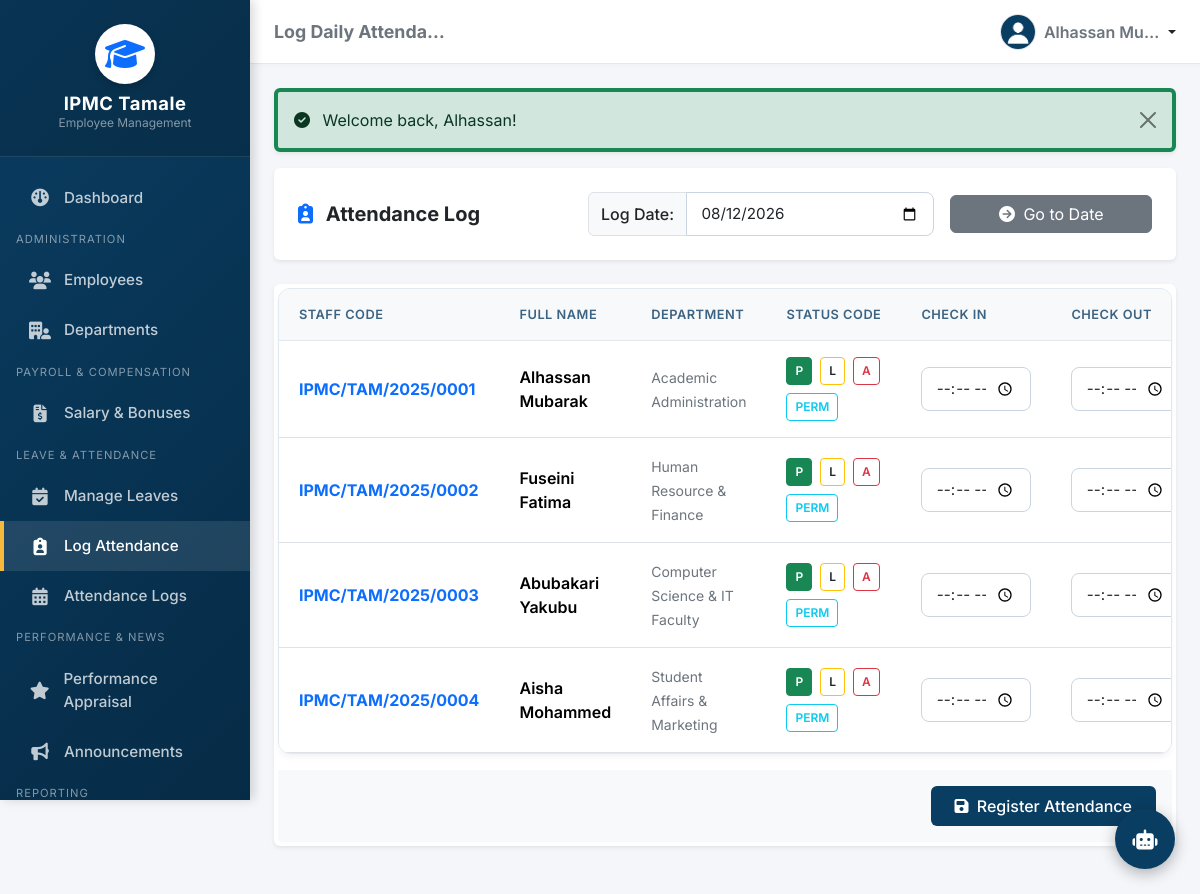
Page /attendance.php (signed in) on the committed database.
### tables this page shows
CREATE TABLE IF NOT EXISTS `employees` (
    `id` INT AUTO_INCREMENT PRIMARY KEY,
    `employee_id` VARCHAR(50) NOT NULL UNIQUE,  
    `first_name` VARCHAR(50) NOT NULL,
    `last_name` VARCHAR(50) NOT NULL,
    `email` VARCHAR(100) NOT NULL UNIQUE,
    `password_hash` VARCHAR(255) NOT NULL,
    `role` ENUM('Admin', 'HR', 'Employee') NOT NULL DEFAULT 'Employee',
    `staff_type` ENUM('Academic', 'Non-Academic') NOT NULL DEFAULT 'Non-Academic',
    `gender` ENUM('Male', 'Female', 'Other') NOT NULL,
    `phone` VARCHAR(20) DEFAULT NULL,
    `department_id` INT DEFAULT NULL,
    `designation` VARCHAR(100) DEFAULT NULL,
    `joining_date` DATE NOT NULL,
    `photo` VARCHAR(255) DEFAULT NULL,  
    `status` ENUM('Active', 'Inactive') NOT NULL DEFAULT 'Active',
    `created_at` TIMESTAMP DEFAULT CURRENT_TIMESTAMP,
    `updated_at` TIMESTAMP DEFAULT CURRENT_TIMESTAMP ON UPDATE CURRENT_TIMESTAMP,
    FOREIGN KEY (`department_id`) REFERENCES `departments` (`id`) ON DELETE SET NULL
);

CREATE TABLE IF NOT EXISTS `departments` (
    `id` INT AUTO_INCREMENT PRIMARY KEY,
    `name` VARCHAR(100) NOT NULL UNIQUE,
    `code` VARCHAR(20) NOT NULL UNIQUE,
    `description` TEXT,
    `created_at` TIMESTAMP DEFAULT CURRENT_TIMESTAMP,
    `updated_at` TIMESTAMP DEFAULT CURRENT_TIMESTAMP ON UPDATE CURRENT_TIMESTAMP
);

### classes/Database.php (called while the page is built)
<?php
class Database {
    private static $host = 'localhost';
    private static $db_name = 'ipmc_ems';
    private static $username = 'ipmc_user';
    private static $password = 'ipmc_secure_pass123!';
    private static $conn = null;
    public static function connect() {
        if (self::$conn === null) {
            try {
                $dsn = "mysql:host=" . self::$host . ";dbname=" . self::$db_name . ";charset=utf8mb4";
                self::$conn = new PDO($dsn, self::$username, self::$password, [
                    PDO::ATTR_ERRMODE => PDO::ERRMODE_EXCEPTION,
                    PDO::ATTR_DEFAULT_FETCH_MODE => PDO::FETCH_ASSOC,
                    PDO::ATTR_EMULATE_PREPARES => false
                ]);
            } catch (PDOException $e) {
                die("Database Connection Error: " . $e->getMessage());
            }
        }
        return self::$conn;
    }
}

### classes/Attendance.php (called while the page is built, shortened)
<?php
require_once __DIR__ . '/Database.php';
class Attendance {
    private $db;
    public function __construct() {
        $this->db = Database::connect();
    }
    public function getByDate($date) {
        $stmt = $this->db->prepare("
            SELECT e.id as employee_id, e.employee_id as employee_code, e.first_name, e.last_name, d.name as department_name,
                   a.status, a.time_in, a.time_out, a.notes, a.id as attendance_id
            FROM employees e
            LEFT JOIN departments d ON e.department_id = d.id
            LEFT JOIN attendance a ON e.id = a.employee_id AND a.date = :date
            WHERE e.status = 'Active'
            ORDER BY e.employee_id ASC
        ");
        $stmt->execute(['date' => $date]);
        return $stmt->fetchAll();
    }
}
?>

### attendance.php (the view, shortened to what this page needs)
<?php
require_once __DIR__ . '/classes/Attendance.php';
$attendanceModel = new Attendance();
$selected_date = $_GET['date'] ?? date('Y-m-d');
$records = $attendanceModel->getByDate($selected_date);
include_once __DIR__ . '/includes/header.php';
?>
<div class="row">
    <div class="col-12 mb-4">
        <div class="card border-0 shadow-sm p-3 p-md-4 bg-white">
            <form method="GET" action="attendance.php" class="row g-3 align-items-center">
                <div class="col-12 col-md-4">
                    <h5 class="fw-bold mb-0 text-dark"><i class="fa-solid fa-clipboard-user text-primary me-2"></i> Attendance Log</h5>
                </div>
                <div class="col-12 col-sm-8 col-md-5">
                    <div class="input-group">
                        <span class="input-group-text bg-light fw-medium">Log Date:</span>
                        <input type="date" class="form-control" name="date" value="<?php echo htmlspecialchars($selected_date); ?>" max="<?php echo date('Y-m-d'); ?>" onchange="this.form.submit()">
                    </div>
                </div>
                <div class="col-12 col-sm-4 col-md-3 d-grid">
                    <button type="submit" class="btn btn-secondary"><i class="fa-solid fa-circle-arrow-right me-1"></i> Go to Date</button>
                </div>
            </form>
        </div>
    </div>
    <div class="col-12">
        <form method="POST" action="attendance.php?date=<?php echo urlencode($selected_date); ?>">
            <div class="card border-0 shadow-sm bg-white mb-4 p-1">
                <div class="card-body p-0">
                    <?php if (empty($records)): ?>
                        <div class="text-center py-5 text-muted">
                            <i class="fa-solid fa-user-slash mb-2" style="font-size: 3rem;"></i>
                            <p class="mb-0">No active employees are currently registered in the database.</p>
                        </div>
                    <?php else: ?>
                        <div class="table-responsive">
                            <table class="table table-hover align-middle text-dark">
                                <thead>
                                    <tr>
                                        <th>Staff Code</th>
                                        <th>Full Name</th>
                                        <th>Department</th>
                                        <th>Status Code</th>
                                        <th>Check In</th>
                                        <th>Check Out</th>
                                    </tr>
                                </thead>
                                <tbody>
                                    <?php foreach ($records as $rec): ?>
                                        <?php
                                        $emp_id = $rec['employee_id'];
                                        $time_in = $rec['time_in'] ? date('H:i', strtotime($rec['time_in'])) : '';
                                        $time_out = $rec['time_out'] ? date('H:i', strtotime($rec['time_out'])) : '';
                                        ?>
                                        <tr>
                                            <td><span class="fw-bold text-primary"><?php echo htmlspecialchars($rec['employee_code']); ?></span></td>
                                            <td><span class="fw-semibold"><?php echo htmlspecialchars($rec['first_name'] . ' ' . $rec['last_name']); ?></span></td>
                                            <td><small class="text-secondary"><?php echo htmlspecialchars($rec['department_name'] ?? 'Unassigned'); ?></small></td>
                                            <td>
                                                <div class="d-flex flex-wrap gap-2">
                                                    <label class="btn btn-sm btn-outline-success px-2 py-1 text-uppercase fw-semibold" style="font-size: 0.75rem;" for="pres-<?php echo $emp_id; ?>">P</label>
                                                    <label class="btn btn-sm btn-outline-warning text-dark px-2 py-1 text-uppercase fw-semibold" style="font-size: 0.75rem;" for="late-<?php echo $emp_id; ?>">L</label>
                                                    <label class="btn btn-sm btn-outline-danger px-2 py-1 text-uppercase fw-semibold" style="font-size: 0.75rem;" for="abs-<?php echo $emp_id; ?>">A</label>
                                                    <label class="btn btn-sm btn-outline-info px-2 py-1 text-uppercase fw-semibold" style="font-size: 0.75rem;" for="perm-<?php echo $emp_id; ?>">Perm</label>
                                                </div>
                                            </td>
                                            <td>
                                                <input type="time" class="form-control form-control-sm" name="time_in[<?php echo $emp_id; ?>]" value="<?php echo $time_in; ?>" style="max-width: 110px;">
                                            </td>
                                            <td>
                                                <input type="time" class="form-control form-control-sm" name="time_out[<?php echo $emp_id; ?>]" value="<?php echo $time_out; ?>" style="max-width: 110px;">
                                            </td>
                                        </tr>
                                    <?php endforeach; ?>
                                </tbody>
                            </table>
                        </div>
                    <?php endif; ?>
                </div>
                <?php if (!empty($records)): ?>
                    <div class="card-footer bg-light p-3 text-end border-0">
                        <button type="submit" class="btn btn-ipmc px-4 py-2"><i class="fa-solid fa-save me-1"></i> Register Attendance</button>
                    </div>
                <?php endif; ?>
            </div>
        </form>
    </div>
</div>
<?php include_once __DIR__ . '/includes/footer.php'; ?>

### css/style.css (style rules this page uses)
:root { --ipmc-primary: #0a3d62; --ipmc-secondary: #3c6382; --ipmc-accent: #f6b93b; --ipmc-dark: #1e272e; --ipmc-light: #f8f9fa; --ipmc-sidebar-width: 250px; --ipmc-transition: all 0.3s cubic-bezier(0.4, 0, 0.2, 1); }
body { font-family: 'Inter', system-ui, -apple-system, sans-serif; background-color: #f5f6fa; color: var(--ipmc-dark); min-height: 100vh; overflow-x: hidden; }
.table-responsive { border-radius: 12px; background-color: #fff; box-shadow: 0 4px 6px -1px rgba(0,0,0,0.05); border: 1px solid #e2e8f0; overflow-x: auto; -webkit-overflow-scrolling: touch; margin-bottom: 1rem; width: 100%; }
.table { margin: 0; width: 100%; }
.table th { background-color: var(--ipmc-light); color: var(--ipmc-secondary); font-weight: 600; text-transform: uppercase; font-size: 0.8rem; letter-spacing: 0.5px; padding: 1rem 1.25rem; border-bottom: 1px solid #e2e8f0; white-space: nowrap; }
.table td { padding: 1rem 1.25rem; vertical-align: middle; }
.btn-ipmc { background-color: var(--ipmc-primary); color: #fff; border: none; font-weight: 500; padding: 0.5rem 1.25rem; border-radius: 6px; transition: var(--ipmc-transition); }
.form-control, .form-select { border-radius: 8px; border: 1px solid #cbd5e1; padding: 0.6rem 0.9rem; font-size: 0.95rem; transition: border-color 0.2s ease, box-shadow 0.2s ease; width: 100%; }

### rows in the picture
employees: employee "IPMC/TAM/2025/0001", first_name+last_name "Alhassan Mubarak", department.name "Academic Administration"
employees: employee "IPMC/TAM/2025/0002", first_name+last_name "Fuseini Fatima", department.name "Human Resource & Finance"
employees: employee "IPMC/TAM/2025/0003", first_name+last_name "Abubakari Yakubu", department.name "Computer Science & IT Faculty"
employees: employee "IPMC/TAM/2025/0004", first_name+last_name "Aisha Mohammed", department.name "Student Affairs & Marketing"

### other values in the picture
$page_title "Log Daily Attenda…"
$_SESSION['user_name'] "Alhassan Mu…"
$_SESSION['success_msg'] "Welcome back, Alhassan!"
